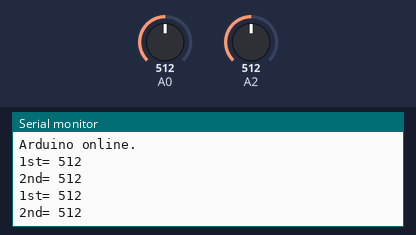
Simulated run of this sketch. Board: Arduino Uno, built with avr-gcc and run on an emulated ATmega328P. Parts: the last lines printed to the serial monitor. Inputs (shaded band) come from the test bench; at power-on: A0 = 512, A2 = 512.

Above: at 1.8 s.
1.9 s: A0 set to 716
At 2.8 s:
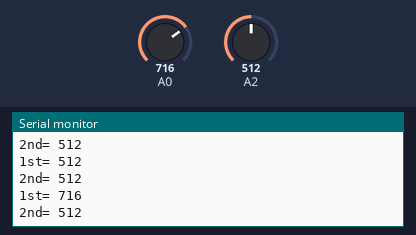
3.4 s: A2 set to 716
At 4.7 s:
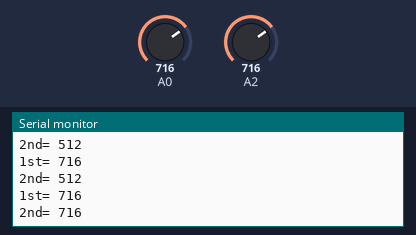
4.9 s: A0 set to 900
At 5.8 s:
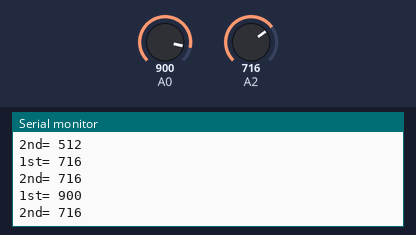
6.4 s: A2 set to 900
At 7.5 s:
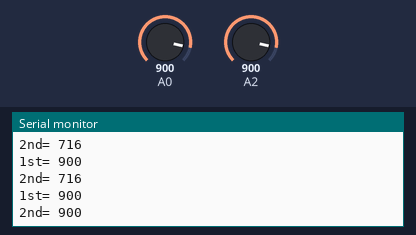
Timing chart, 0 to 8.9 s (numbered marks = the images above; inputs shaded):
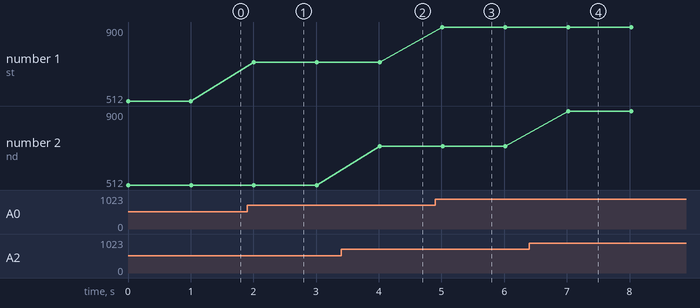

The sketch:

Mouse_Wheel.ino
```cpp
void setup() {
  Serial.begin(115200);
  Serial.println("Arduino online.");
}

int one_way = 0;
int second_way = 0;

void loop() {
  // put your main code here, to run repeatedly:
  one_way = analogRead(0);
  delay(1);
  Serial.print("1st= ");
  Serial.println(one_way);
  second_way = analogRead(2);
  delay(1);
  Serial.print("2nd= ");
  Serial.println(second_way);

  delay(1000);
}
```

Measured:
- after the input at 1.9 s, the serial monitor: prints a new line after 0.11 s (image 1)
- after the input at 3.4 s, the serial monitor: prints a new line after 0.61 s (image 2)
- after the input at 4.9 s, the serial monitor: prints a new line after 0.12 s (image 3)
- after the input at 6.4 s, the serial monitor: prints a new line after 0.62 s (image 4)
- plotted number 1: 512 → 716 after the input at 1.9 s, 716 → 900 after the input at 4.9 s
